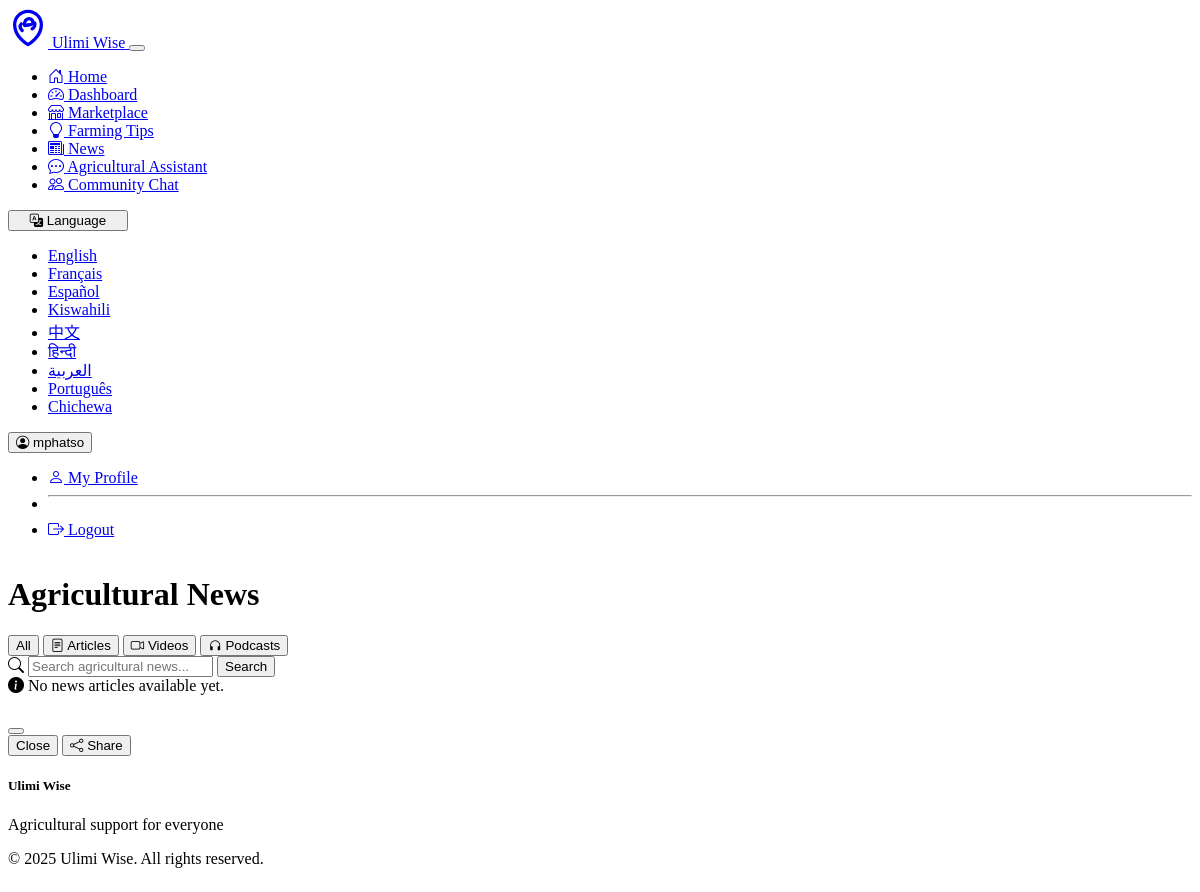
/news (signed in), run on the app's committed database.
### models.py (models this page shows, shortened)
class User(UserMixin, db.Model):
    id = db.Column(db.Integer, primary_key=True)
    username = db.Column(db.String(64), unique=True, nullable=False)
    email = db.Column(db.String(120), unique=True, nullable=False)
    password_hash = db.Column(db.String(256), nullable=False)
    preferred_language = db.Column(db.String(10), default='en')
    location = db.Column(db.String(200))
    farm_type = db.Column(db.String(100))
    phone_number = db.Column(db.String(20))
    bio = db.Column(db.Text)
    is_extension_officer = db.Column(db.Boolean, default=False)
    is_buyer = db.Column(db.Boolean, default=False)
    created_at = db.Column(db.DateTime, default=datetime.utcnow)
    products = db.relationship('Product', backref='seller', lazy=True)

### routes.py (the view)
@app.route('/news')
def news():
    lang = session.get('language', 'en')
    if current_user.is_authenticated:
        lang = current_user.preferred_language or lang
    all_news = NewsArticle.query.order_by(NewsArticle.created_at.desc()).all()
    media_type = request.args.get('type')
    if media_type:
        all_news = [n for n in all_news if n.media_type == media_type]
    return render_template('news.html',
                          lang=lang,
                          news=all_news,
                          title=get_translation("Agricultural News", lang))

### app.py (called while the page is built)
@app.template_filter('translate')
def translate_filter(text, lang='en'):
    return get_translation(text, lang)

@app.context_processor
def inject_globals():
    from datetime import datetime
    now = datetime.now()
    return {
        'current_year': now.year,
        'current_time': now.strftime('%H:%M'),
        'get_available_languages': get_available_languages
    }

@login_manager.user_loader
def load_user(user_id):
    from models import User
    return User.query.get(int(user_id))

### translations.py (called while the page is built)
def get_translation(text, lang_code='en'):
    if not translations:
        load_translations()
    if lang_code not in LANGUAGES:
        lang_code = 'en'
    if lang_code in translations and text in translations[lang_code]:
        return translations[lang_code][text]
    else:
        return text

def get_available_languages():
    return LANGUAGES

### templates/news.html (shortened to what this page needs)
{% extends "base.html" %}
{% block content %}
<div class="container">
    <div class="d-flex justify-content-between align-items-center mb-4">
        <h1>{{ 'Agricultural News' | translate(lang) }}</h1>
        <div class="btn-group" role="group" aria-label="News filters">
            <button type="button" class="btn btn-outline-primary news-filter active" data-filter="all">
                {{ 'All' | translate(lang) }}
            </button>
            <button type="button" class="btn btn-outline-primary news-filter" data-filter="article">
                <i class="bi bi-file-text"></i> {{ 'Articles' | translate(lang) }}
            </button>
            <button type="button" class="btn btn-outline-primary news-filter" data-filter="video">
                <i class="bi bi-camera-video"></i> {{ 'Videos' | translate(lang) }}
            </button>
            <button type="button" class="btn btn-outline-primary news-filter" data-filter="podcast">
                <i class="bi bi-headphones"></i> {{ 'Podcasts' | translate(lang) }}
            </button>
        </div>
    </div>
    <div class="card shadow-sm mb-4">
        <div class="card-body">
            <div class="input-group">
                <span class="input-group-text"><i class="bi bi-search"></i></span>
                <input type="text" class="form-control" id="searchNews" placeholder="{{ 'Search agricultural news...' | translate(lang) }}">
                <button class="btn btn-primary" type="button" id="searchButton">
                    {{ 'Search' | translate(lang) }}
                </button>
            </div>
        </div>
    </div>
    <div class="row g-4 mb-5" id="newsContainer">
        {% if news %}
            {% for article in news %}
            <div class="col-lg-3 col-md-4 col-sm-6 mb-4 news-item" data-type="{{ article.media_type }}">
                <div class="card h-100 shadow-sm news-card">
                    <div class="card-body">
                        <span class="badge news-media-badge
                            {% if article.media_type == 'article' %}bg-primary
                            {% elif article.media_type == 'video' %}bg-danger
                            {% elif article.media_type == 'podcast' %}bg-success
                            {% endif %}">
                            {% if article.media_type == 'article' %}
                            <i class="bi bi-file-text"></i> {{ 'Article' | translate(lang) }}
                            {% elif article.media_type == 'video' %}
                            <i class="bi bi-camera-video"></i> {{ 'Video' | translate(lang) }}
                            {% elif article.media_type == 'podcast' %}
                            <i class="bi bi-headphones"></i> {{ 'Podcast' | translate(lang) }}
                            {% endif %}
                        </span>
                        <h5 class="card-title">{{ article.title }}</h5>
                        <p class="card-text">{{ article.content|truncate(100) }}</p>
                        <div class="mt-3">
                            <small class="text-muted">{{ 'Source' | translate(lang) }}: {{ article.source or 'Ulimi Wise' }}</small>
                        </div>
                    </div>
                    <div class="card-footer bg-transparent d-flex justify-content-between align-items-center">
                        <small class="text-muted">{{ article.created_at.strftime('%Y-%m-%d') }}</small>
                        <a href="{% if article.source_url %}{{ article.source_url }}{% else %}#{% endif %}"
                           class="btn btn-sm
                           {% if article.media_type == 'article' %}btn-outline-primary
                           {% elif article.media_type == 'video' %}btn-outline-danger
                           {% elif article.media_type == 'podcast' %}btn-outline-success
                           {% endif %}"
                           {% if article.source_url %}target="_blank"{% else %}data-bs-toggle="modal" data-bs-target="#newsModal"
                           data-news-title="{{ article.title }}"
                           data-news-content="{{ article.content }}"
                           data-news-type="{{ article.media_type }}"
                           data-news-url="{{ article.media_url or '' }}"
                           data-news-source="{{ article.source or 'Ulimi Wise' }}"
                           data-news-date="{{ article.created_at.strftime('%Y-%m-%d') }}"{% endif %}>
                            {% if article.media_type == 'article' %}
                            {{ 'Read' | translate(lang) }}
                            {% elif article.media_type == 'video' %}
                            {{ 'Watch' | translate(lang) }}
                            {% elif article.media_type == 'podcast' %}
                            {{ 'Listen' | translate(lang) }}
                            {% endif %}
                        </a>
                    </div>
                </div>
            </div>
            {% endfor %}
        {% else %}
            <div class="col-12">
                <div class="alert alert-info">
                    <i class="bi bi-info-circle-fill"></i> {{ 'No news articles available yet.' | translate(lang) }}
                </div>
            </div>
        {% endif %}
    </div>
    <div class="modal fade" id="newsModal" tabindex="-1" aria-labelledby="newsModalLabel" aria-hidden="true">
        <div class="modal-dialog modal-lg">
            <div class="modal-content">
                <div class="modal-header">
                    <button type="button" class="btn-close" data-bs-dismiss="modal" aria-label="Close"></button>
                </div>
                <div class="modal-footer">
                    <button type="button" class="btn btn-secondary" data-bs-dismiss="modal">{{ 'Close' | translate(lang) }}</button>
                    <button type="button" class="btn btn-primary share-news-btn">
                        <i class="bi bi-share"></i> {{ 'Share' | translate(lang) }}
                    </button>
                </div>
            </div>
        </div>
    </div>
</div>
{% endblock %}

### templates/base.html (shortened to what this page needs)
<!DOCTYPE html>
<html lang="{{ lang }}">
<head>
    <link rel="stylesheet" href="https://cdn.replit.com/agent/bootstrap-agent-dark-theme.min.css">
    <link rel="stylesheet" href="https://cdn.jsdelivr.net/npm/bootstrap-icons@1.10.5/font/bootstrap-icons.css">
    <link rel="stylesheet" href="{{ url_for('static', filename='css/custom.css') }}">
</head>
<body data-bs-theme="dark">
    <nav class="navbar navbar-expand-lg navbar-dark bg-dark">
        <div class="container">
            <a class="navbar-brand d-flex align-items-center" href="{{ url_for('index') }}">
                <span>Ulimi Wise</span>
            </a>
            <button class="navbar-toggler" type="button" data-bs-toggle="collapse" data-bs-target="#navbarNav" aria-controls="navbarNav" aria-expanded="false" aria-label="Toggle navigation">
            </button>
            <div class="collapse navbar-collapse" id="navbarNav">
                <ul class="navbar-nav me-auto">
                    <li class="nav-item">
                        <a class="nav-link {% if request.path == url_for('index') %}active{% endif %}" href="{{ url_for('index') }}">
                            <i class="bi bi-house-door"></i> {{ 'Home' | translate(lang) }}
                        </a>
                    </li>
                    {% if current_user.is_authenticated %}
                    <li class="nav-item">
                        <a class="nav-link {% if request.path == url_for('dashboard') %}active{% endif %}" href="{{ url_for('dashboard') }}">
                            <i class="bi bi-speedometer2"></i> {{ 'Dashboard' | translate(lang) }}
                        </a>
                    </li>
                    {% endif %}
                    <li class="nav-item">
                        <a class="nav-link {% if request.path == url_for('marketplace') %}active{% endif %}" href="{{ url_for('marketplace') }}">
                            <i class="bi bi-shop"></i> {{ 'Marketplace' | translate(lang) }}
                        </a>
                    </li>
                    <li class="nav-item">
                        <a class="nav-link {% if request.path == url_for('tips') %}active{% endif %}" href="{{ url_for('tips') }}">
                            <i class="bi bi-lightbulb"></i> {{ 'Farming Tips' | translate(lang) }}
                        </a>
                    </li>
                    <li class="nav-item">
                        <a class="nav-link {% if request.path == url_for('news') %}active{% endif %}" href="{{ url_for('news') }}">
                            <i class="bi bi-newspaper"></i> {{ 'News' | translate(lang) }}
                        </a>
                    </li>
                    <li class="nav-item">
                        <a class="nav-link {% if request.path == url_for('chatbot_page') %}active{% endif %}" href="{{ url_for('chatbot_page') }}">
                            <i class="bi bi-chat-dots"></i> {{ 'Agricultural Assistant' | translate(lang) }}
                        </a>
                    </li>
                    {% if current_user.is_authenticated %}
                    <li class="nav-item">
                        <a class="nav-link {% if request.path == url_for('community_chat') %}active{% endif %}" href="{{ url_for('community_chat') }}">
                            <i class="bi bi-people"></i> {{ 'Community Chat' | translate(lang) }}
                        </a>
                    </li>
                    {% endif %}
                </ul>
                <div class="d-flex">
                    <div class="dropdown me-2">
                        <button class="btn btn-outline-secondary dropdown-toggle language-selector" type="button" id="languageDropdown" data-bs-toggle="dropdown" aria-expanded="false">
                            <i class="bi bi-translate"></i> {{ 'Language' | translate(lang) }}
                        </button>
                        <ul class="dropdown-menu dropdown-menu-end" aria-labelledby="languageDropdown">
                            {% for code, name in get_available_languages().items() %}
                            <li>
                                <a class="dropdown-item {% if lang == code %}active{% endif %}" href="{{ url_for('set_language', lang=code) }}">
                                    {{ name }}
                                </a>
                            </li>
                            {% endfor %}
                        </ul>
                    </div>
                    <div class="dropdown">
                        {% if current_user.is_authenticated %}
                        <button class="btn btn-outline-primary dropdown-toggle" type="button" id="userDropdown" data-bs-toggle="dropdown" aria-expanded="false">
                            <i class="bi bi-person-circle"></i> {{ current_user.username }}
                        </button>
                        <ul class="dropdown-menu dropdown-menu-end" aria-labelledby="userDropdown">
                            <li>
                                <a class="dropdown-item" href="{{ url_for('profile') }}">
                                    <i class="bi bi-person"></i> {{ 'My Profile' | translate(lang) }}
                                </a>
                            </li>
                            <li><hr class="dropdown-divider"></li>
                            <li>
                                <a class="dropdown-item" href="{{ url_for('logout') }}">
                                    <i class="bi bi-box-arrow-right"></i> {{ 'Logout' | translate(lang) }}
                                </a>
                            </li>
                        </ul>
                        {% endif %}
                    </div>
                </div>
            </div>
        </div>
    </nav>
    <main class="container py-4">
        {% block content %}{% endblock %}
    </main>
    <footer class="footer mt-auto py-3 bg-dark">
        <div class="container">
            <div class="row">
                <div class="col-md-6">
                    <h5 class="text-white">Ulimi Wise</h5>
                    <p class="text-muted">{{ 'Agricultural support for everyone' | translate(lang) }}</p>
                </div>
                <div class="col-md-6 text-md-end">
                    <p class="text-muted">
                        &copy; {{ current_year }} Ulimi Wise. {{ 'All rights reserved' | translate(lang) }}.
                    </p>
                </div>
            </div>
        </div>
    </footer>
</body>
</html>

### static/css/custom.css (style rules this page uses)
body { min-height: 100vh; display: flex; flex-direction: column; }
main { flex: 1; }
.language-selector { min-width: 120px; }

### data on the page
User: preferred_language "Home", preferred_language "Dashboard", preferred_language "Marketplace", preferred_language "Farming Tips", preferred_language "News", preferred_language "Agricultural Assistant", preferred_language "Community Chat", preferred_language "Language", username "mphatso", preferred_language "My Profile", preferred_language "Logout", preferred_language "Agricultural News", preferred_language "All", preferred_language "Articles", preferred_language "Videos", preferred_language "Podcasts", preferred_language "Search agricultural news...", preferred_language "Search", preferred_language "No news articles available yet.", preferred_language "Close", preferred_language "Share", preferred_language "Agricultural support for everyone", preferred_language "All rights reserved"

### other printed values
{{ name }} "English" "Français" "Español" "Kiswahili" "中文" "हिन्दी" "العربية" "Português" "Chichewa"
